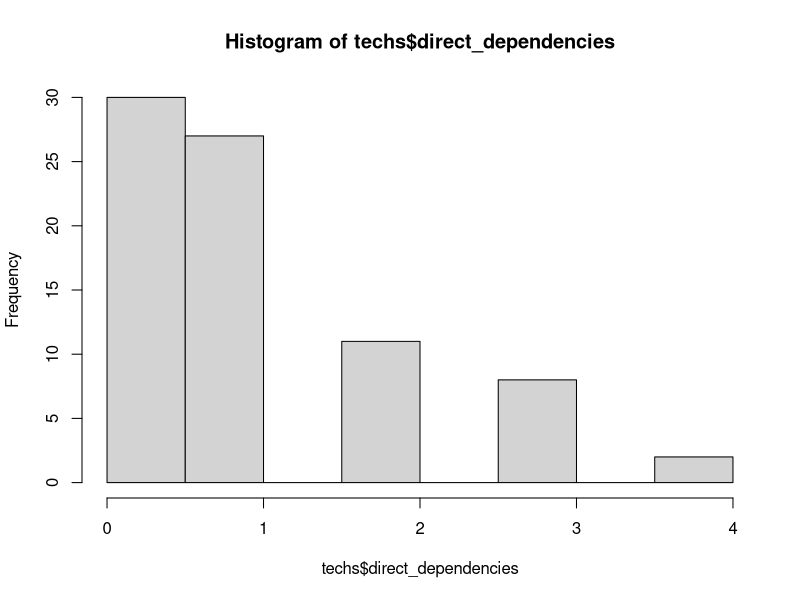
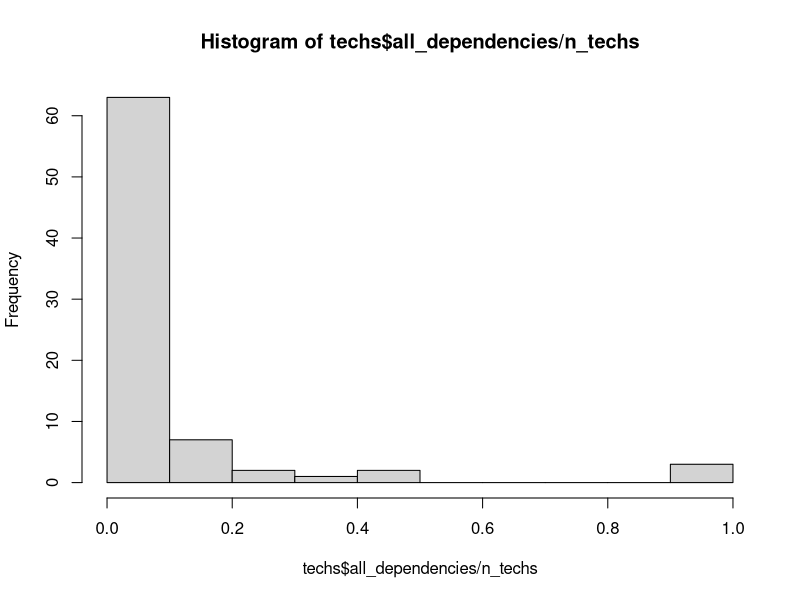
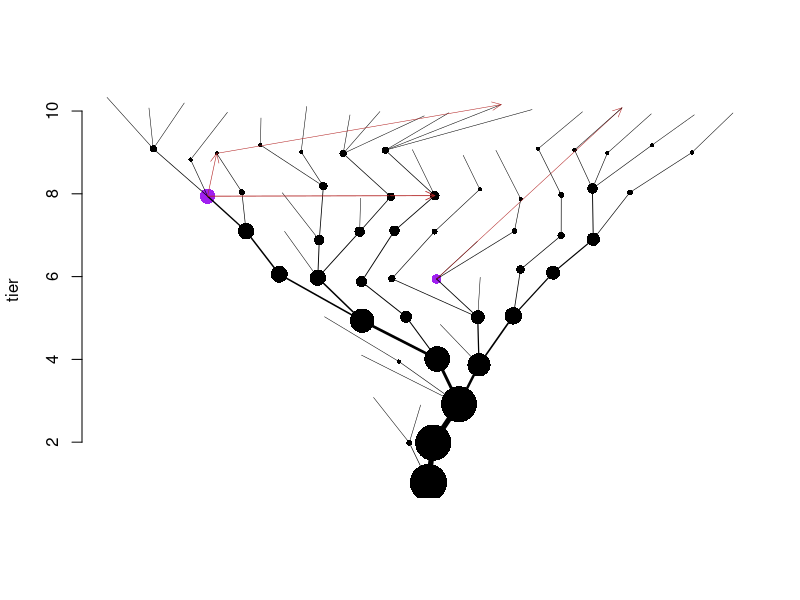

Write R code to recreate these figures, in order.
# parameters for tree
max_tier <- 10
num_techs_per_tier <- function(tier) { return(round((tier/1.5)^1.5)) }
n_techs <- sum(num_techs_per_tier(c(1:max_tier)))
p_extra_dependency <- 0.02/n_techs
p_keystone_tech <- 0.02
keystone_techs <- sample(c(1:n_techs), round(p_keystone_tech * n_techs))
keystone_multiplier <- 200

# initialize data frame
techs <- data.frame(
  id   = integer(),
  tier = integer(),
  xpos = numeric(),
  ypos = numeric()
)

# create techs
for (t in 1:max_tier) {
  n_techs_tier <- num_techs_per_tier(t)
  
  ids <- c((nrow(techs)+1):(nrow(techs)+n_techs_tier))
  
  new_rows <- data.frame(
    id = ids,
    tier = rep(t, n_techs_tier),
    xpos = ids - mean(ids),
    ypos = rep(t, n_techs_tier)
  )

  techs <- rbind(techs, new_rows)
}

# initialize dependencies:
dependencies <- matrix(0, nrow=n_techs, ncol=n_techs)

# dependency code:
# 0 = none
# 1 = basic from-to
# -1 = basic to-from
# 2 = extra to-from
# -2 = extra from-to
# 3 = indirect to-from
# -3 = indirect from-to

# add basic dependencies
for (i in 1:n_techs) {
  tech <- techs[i,]
  if (tech$tier > 1) {
    possible_parents <- techs$id[techs$tier == (tech$tier - 1)]
    parent <- possible_parents[sample.int(length(possible_parents), 1)]
    dependencies[parent, tech$id] <- 1
    dependencies[tech$id, parent] <- -1
  }
}

# identify indirect dependencies
for (to in 1:n_techs) {
  if (techs$tier[techs$id == to] > 1) {
    for (from in 1:(i-1)) {
      if (dependencies[from, to] > 0) {
        earlier_techs <- c(1:n_techs)[dependencies[,from] > 0]
        for (et in earlier_techs) {
          if (dependencies[et, to] == 0) {
            dependencies[et,to] <- 3
          }
          if (dependencies[to, et] == 0) {
            dependencies[to,et] <- -3
          }
        }
      }
    }
  }
}

# horizontally reorder techs to make tree nicer looking
for (i in 2:max_tier) {  # go through all tiers, starting with tier 3
  this_tier_ids <- techs[techs$tier == i,]$id  # first get the ids of the techs in this tier
  parents <- parent_xpos <- vector()
  for (t in this_tier_ids) {
    parent <- techs[techs$id == match(1, dependencies[,t])[1],]
    parents <- c(parents, parent$id)  # then get the techs from the prior tier these techs depend on
    parent_xpos <- c(parent_xpos, parent$xpos)  # and get their xpos' too
  }
  ord <- order(parent_xpos, this_tier_ids)  # get order of parents' xposs, breaking by offspring id
  ordered_ids <- this_tier_ids[ord]   # order the ids according to this
  techs$xpos[match(ordered_ids, techs$id)] <- seq_along(ordered_ids) - mean(seq_along(ordered_ids))  # insert into db
}

old_ds <- dependencies

# add some arbitrary dependencies
pairs <- expand.grid(
  from = 1:n_techs,
  to   = 1:n_techs
)
pairs <- pairs[sample(nrow(pairs)), ]

for (i in 1:nrow(pairs)) {
  pair <- pairs[i,]
  parent <- pair$from
  child <- pair$to
  
  # print(paste0("*** Considering: ", parent, " -> ", child))
  # if (parent == child) {
  #   print(paste0("Cannot add it as they are the same"))
  # }
  # if (dependencies[parent, child] != 0) {
  #   print(paste0("Cannot add it as they have a relationship: ", dependencies[parent, child]))
  # }
  
  
  if ((parent != child) & (dependencies[parent, child] == 0)) {
    p_link <- p_extra_dependency
    if (parent %in% keystone_techs) { p_link <- p_link * keystone_multiplier }
    if (runif(1,0,1) < p_link) {
      # print(paste0("Adding dependency from ", parent, " to ", child, ". ", dependencies[parent, child]))
      dependencies[parent, child] <- 2
      dependencies[child, parent] <- -2
      
      ancestors <- which(dependencies[parent, ] < 0)
      descendants <- which(dependencies[child, ] > 0)
      
      for (ancestor in ancestors) {
        for (descendant in descendants) {
          if (dependencies[ancestor, descendant] == 0) {
            dependencies[ancestor, descendant] <- 3
            dependencies[descendant, ancestor] <- -3
          }
        }
      }
      
      for (descendant in descendants) {
        if (dependencies[parent, descendant] %in% c(0,2)) {
          dependencies[parent, descendant] <- 3
          dependencies[descendant, parent] <- -3
        }
      }
      
      for (ancestor in ancestors) {
        if (dependencies[ancestor, child] %in% c(0, 2)) {
          dependencies[ancestor, child] <- 3
          dependencies[child, ancestor] <- -3
        }
      }
    }
  }
}

# calculate total number of dependencies
techs$direct_dependencies <- rowSums((dependencies > 0) * (dependencies < 3))
techs$all_dependencies <- rowSums(dependencies > 0)


# add some jitter
techs$xpos <- techs$xpos + rnorm(n_techs, 0, 0.1)
techs$ypos <- techs$ypos + rnorm(n_techs, 0, 0.1)

# plot tree
hist(techs$direct_dependencies)
hist(techs$all_dependencies/n_techs)

#dot_sizes <- (((techs$all_dependencies/n_techs)^0.5)) * 50 / max_tier
dot_sizes <- (techs$all_dependencies/n_techs)^0.5*50 / max_tier
plot(techs$ypos~techs$xpos, bty="n", xlab="", xaxt="n", ylab="tier", pch=16, cex=dot_sizes)
points(techs$ypos[keystone_techs]~techs$xpos[keystone_techs], pch=16, cex=dot_sizes[keystone_techs], col="purple")
if (max_tier < 8) {
  for (i in 1:nrow(techs)) {
    text(techs$xpos[i], techs$ypos[i], techs$id[i], pos=1, offset=dot_sizes[i]*0.2 + 1/max_tier)
  }
}
for (i in 1:n_techs) {
  for (j in 1:n_techs) {
    if (dependencies[i,j] == 1) {
      from <- techs[techs$id == i,]
      to <- techs[techs$id == j,]
      lines(c(from$ypos, to$ypos)~c(from$xpos, to$xpos), lwd=(to$all_dependencies/n_techs * 5 + 0.5))
    }
    if (dependencies[i,j] == 2) {
      from <- techs[techs$id == i,]
      to <- techs[techs$id == j,]
      arrows(from$xpos, from$ypos,
             to$xpos, to$ypos,
             length = 0.1,
             col="firebrick",
             angle = 25,
             code=2,
             lwd=(to$all_dependencies/n_techs * 5 + 0.5))
    }
  }
}
